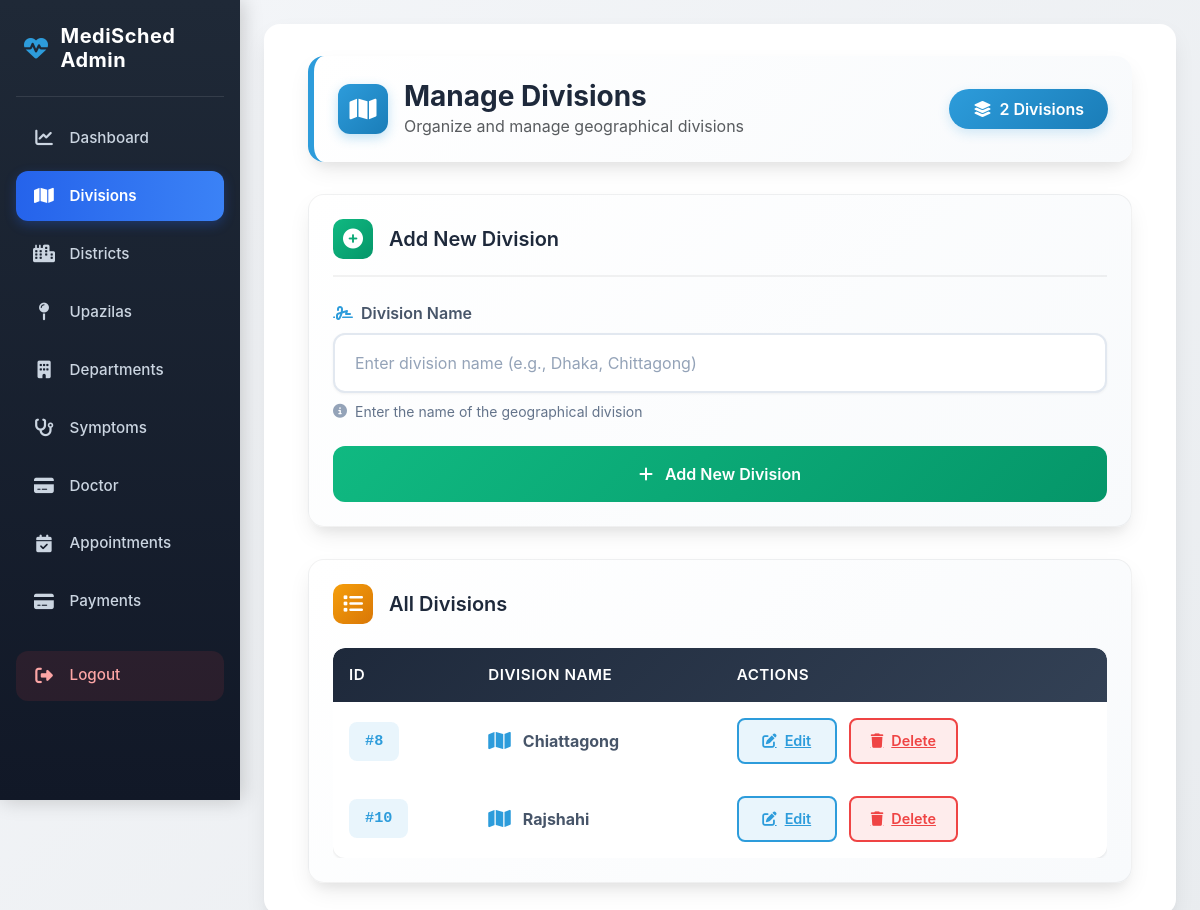
Page /adminapp/divisions/ on the earlier database version.
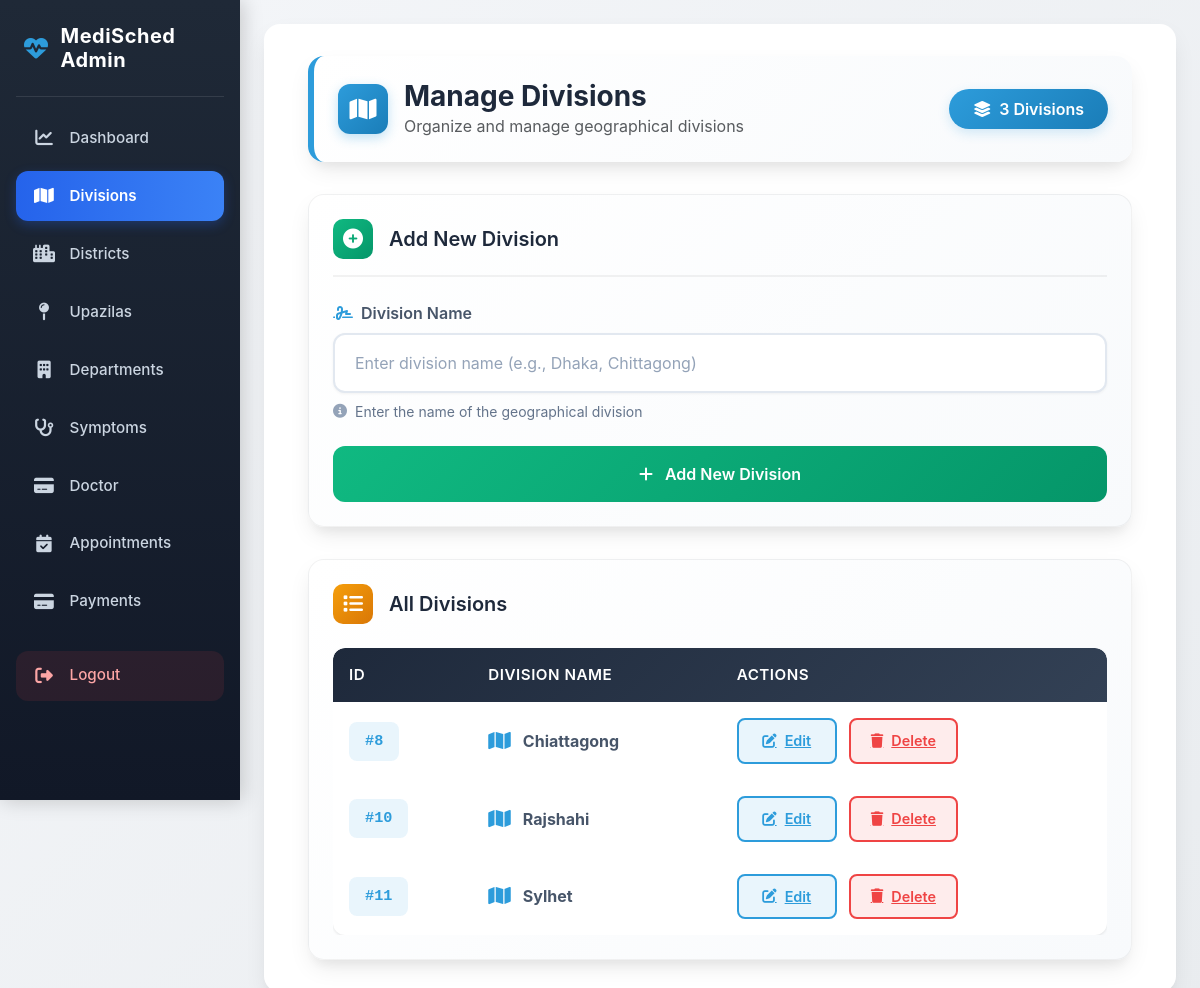
Same page on the later database version.
### adminapp/models.py (models this page shows, shortened)
class Division(models.Model):
    division_name = models.CharField(max_length=100, unique=True)

### adminapp/views.py (the view)
# urls.py: path('divisions/', views.division_list, name='division_list'),
def division_list(request):
    divisions = Division.objects.all()
    return render(request, 'adminapp/division_list.html', {'divisions': divisions})

### adminapp/templates/adminapp/division_list.html (shortened to what this page needs)
{% extends 'adminapp/base_admin.html' %}
{% load static %}
{% block content %}
<div class="container-fluid">
  <div class="page-header">
    <div class="page-title">
      <div class="page-title-icon">
        <i class="fa-solid fa-map"></i>
      </div>
      <div>
        <h1 class="page-title-text">Manage Divisions</h1>
        <p class="text-muted mb-0">Organize and manage geographical divisions</p>
      </div>
    </div>
    <div class="stats-badge">
      <i class="fa-solid fa-layer-group"></i>
      {{ divisions|length }} Division{{ divisions|pluralize }}
    </div>
  </div>
  <div class="form-card">
    <div class="form-card-header">
      <div class="form-card-icon">
        <i class="fa-solid fa-circle-plus"></i>
      </div>
      <h2 class="form-card-title">Add New Division</h2>
    </div>
    <form method="POST" action="{% url 'add_division' %}">
      <div class="form-group">
        <label class="form-label" for="division_name">
          <i class="fa-solid fa-signature"></i>
          Division Name
        </label>
        <input type="text"
               id="division_name"
               name="division_name"
               class="form-control"
               placeholder="Enter division name (e.g., Dhaka, Chittagong)"
               required
               aria-label="Division Name">
        <div class="form-hint">
          <i class="fa-solid fa-circle-info"></i>
          Enter the name of the geographical division
        </div>
      </div>
      <button type="submit" class="btn-submit">
        <i class="fa-solid fa-plus"></i>
        Add New Division
      </button>
    </form>
  </div>
  <div class="data-card">
    <div class="data-card-header">
      <div class="data-card-title">
        <div class="data-card-icon">
          <i class="fa-solid fa-list"></i>
        </div>
        <h2 class="data-card-title-text">All Divisions</h2>
      </div>
    </div>
    {% if divisions %}
      <div class="table-responsive">
        <table class="data-table">
          <thead>
            <tr>
              <th>ID</th>
              <th>Division Name</th>
              <th>Actions</th>
            </tr>
          </thead>
          <tbody>
            {% for division in divisions %}
            <tr style="--row-index: {{ forloop.counter }}">
              <td>
                <span class="id-badge">#{{ division.id }}</span>
              </td>
              <td>
                <div class="division-name">
                  <i class="fa-solid fa-map division-icon"></i>
                  <strong>{{ division.division_name }}</strong>
                </div>
              </td>
              <td>
                <div class="action-buttons">
                  <a href="{% url 'edit_division' division.id %}"
                     class="btn-action btn-edit"
                     aria-label="Edit {{ division.division_name }}">
                    <i class="fa-solid fa-pen-to-square"></i>
                    Edit
                  </a>
                  <a href="{% url 'delete_division' division.id %}"
                     class="btn-action btn-delete"
                     aria-label="Delete {{ division.division_name }}">
                    <i class="fa-solid fa-trash"></i>
                    Delete
                  </a>
                </div>
              </td>
            </tr>
            {% endfor %}
          </tbody>
        </table>
      </div>
    {% endif %}
  </div>
</div>
{% endblock %}

Differences in the rows shown:
added Division: id "11", division_name "Sylhet"
Other differences:
{{ divisions|length }}: "2" → "3"
